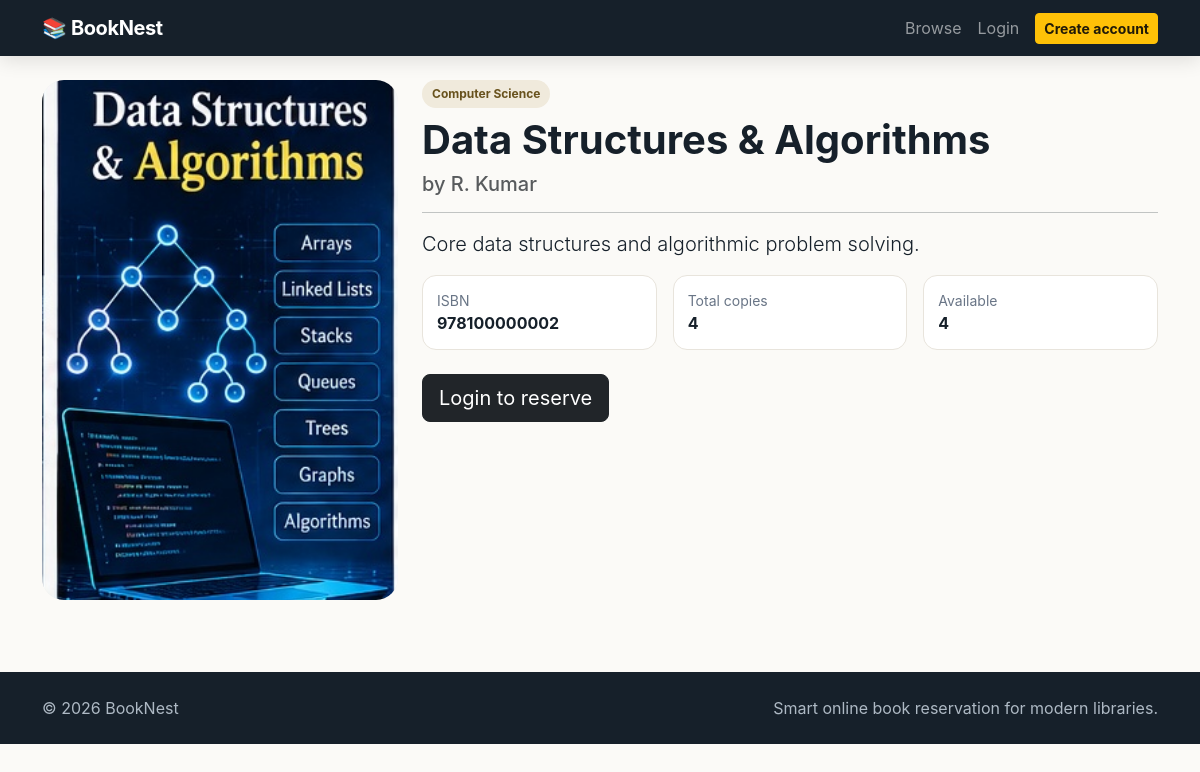
The page /book/2 on the database its author committed.
### tables this page shows
CREATE TABLE books (
        id INTEGER PRIMARY KEY AUTOINCREMENT,
        title TEXT NOT NULL,
        author TEXT NOT NULL,
        isbn TEXT UNIQUE,
        description TEXT DEFAULT '',
        cover_url TEXT DEFAULT '',
        total_copies INTEGER NOT NULL DEFAULT 1,
        available_copies INTEGER NOT NULL DEFAULT 1,
        subject_id INTEGER,
        created_at TEXT NOT NULL,
        FOREIGN KEY(subject_id) REFERENCES subjects(id) ON DELETE SET NULL
    );

CREATE TABLE subjects (
        id INTEGER PRIMARY KEY AUTOINCREMENT,
        name TEXT UNIQUE NOT NULL,
        description TEXT DEFAULT ''
    );

### app.py (the view)
@app.route("/book/<int:book_id>")
def book_detail(book_id):
    conn = get_db()
    book = conn.execute("""SELECT b.*, s.name subject_name, s.description subject_description
                           FROM books b LEFT JOIN subjects s ON s.id=b.subject_id WHERE b.id=?""", (book_id,)).fetchone()
    conn.close()
    if not book:
        return "Book not found", 404
    return render_template("book_detail.html", book=book)

### app.py (called while the page is built)
def get_db():
    conn = sqlite3.connect(DB_PATH)
    conn.row_factory = sqlite3.Row
    conn.execute("PRAGMA foreign_keys = ON")
    return conn

@app.context_processor
def inject_globals():
    return {"year": datetime.now().year}

### templates/book_detail.html (shortened to what this page needs)
{% extends "base.html" %}
{% block content %}
<div class="row g-4 align-items-start">
  <div class="col-md-4">
    {% if book.cover_url %}<img src="{{ book.cover_url }}" class="detail-cover" alt="{{ book.title }}">{% else %}<div class="detail-fallback">📖</div>{% endif %}
  </div>
  <div class="col-md-8">
    <span class="subject-tag">{{ book.subject_name or 'General' }}</span>
    <h1 class="display-6 fw-bold mt-2">{{ book.title }}</h1>
    <h5 class="text-muted">by {{ book.author }}</h5>
    <hr>
    <p class="lead">{{ book.description }}</p>
    <div class="row g-3 mb-4">
      <div class="col-sm-4"><div class="info-box"><small>ISBN</small><strong>{{ book.isbn or 'N/A' }}</strong></div></div>
      <div class="col-sm-4"><div class="info-box"><small>Total copies</small><strong>{{ book.total_copies }}</strong></div></div>
      <div class="col-sm-4"><div class="info-box"><small>Available</small><strong>{{ book.available_copies }}</strong></div></div>
    </div>
    {% if session.get('user_id') %}
      {% if book.available_copies > 0 %}
      <form method="post" action="{{ url_for('reserve', book_id=book.id) }}"><button class="btn btn-warning btn-lg px-4">Reserve this book</button></form>
      <small class="text-muted d-block mt-2">Your reservation will hold one copy for 3 days.</small>
      {% else %}<div class="alert alert-secondary">Currently unavailable. Please check again later.</div>{% endif %}
    {% else %}
      <a class="btn btn-dark btn-lg" href="{{ url_for('login') }}">Login to reserve</a>
    {% endif %}
  </div>
</div>
{% endblock %}

### static/css/style.css (style rules this page uses)
:root { --ink:#16202a; --muted:#697586; --cream:#f6f3ed; --gold:#ffc857; --line:#e8e4dc; }
body { background:#fbfaf7; color:var(--ink); font-family:Inter,system-ui,-apple-system,BlinkMacSystemFont,"Segoe UI",sans-serif; }
.subject-tag { display:inline-block; padding:5px 10px; border-radius:999px; background:#f0eadc; font-size:.75rem; font-weight:700; color:#68521d; }
.detail-cover { width:100%; max-height:520px; object-fit:cover; border-radius:22px; background:#eee; }
.info-box { border:1px solid var(--line); background:#fff; border-radius:14px; padding:14px; }
.info-box small,.info-box strong { display:block; }
.info-box small { color:var(--muted); }
a { color:#4b5f73; }

### rows shown on the page
books: cover_url (picture), title "Data Structures & Algorithms", author "R. Kumar", description "Core data structures and algorithmic problem solving.", isbn "978100000002", total_copies "4", available_copies "4"
subjects: name "Computer Science"
